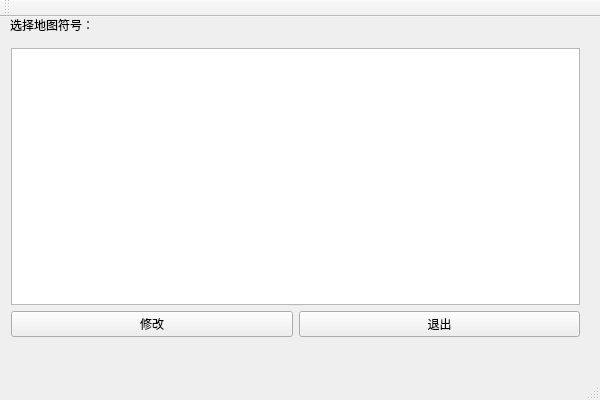
<?xml version="1.0" encoding="UTF-8"?>
<ui version="4.0">
 <class>SymbolModifyClass</class>
 <widget class="QMainWindow" name="SymbolModifyClass">
  <property name="geometry">
   <rect>
    <x>0</x>
    <y>0</y>
    <width>600</width>
    <height>400</height>
   </rect>
  </property>
  <property name="windowTitle">
   <string>SymbolModify</string>
  </property>
  <widget class="QWidget" name="centralWidget">
   <widget class="QWidget" name="layoutWidget">
    <property name="geometry">
     <rect>
      <x>0</x>
      <y>20</y>
      <width>591</width>
      <height>311</height>
     </rect>
    </property>
    <layout class="QVBoxLayout" name="verticalLayout">
     <item>
      <widget class="QListView" name="listView"/>
     </item>
     <item>
      <layout class="QHBoxLayout" name="horizontalLayout">
       <item>
        <widget class="QPushButton" name="buttonModify">
         <property name="text">
          <string>修改</string>
         </property>
        </widget>
       </item>
       <item>
        <widget class="QPushButton" name="buttonExit">
         <property name="text">
          <string>退出</string>
         </property>
        </widget>
       </item>
      </layout>
     </item>
    </layout>
   </widget>
   <widget class="QLabel" name="promptLabel">
    <property name="geometry">
     <rect>
      <x>10</x>
      <y>0</y>
      <width>121</width>
      <height>16</height>
     </rect>
    </property>
    <property name="text">
     <string>选择地图符号：</string>
    </property>
   </widget>
  </widget>
  <widget class="QMenuBar" name="menuBar">
   <property name="geometry">
    <rect>
     <x>0</x>
     <y>0</y>
     <width>600</width>
     <height>30</height>
    </rect>
   </property>
  </widget>
  <widget class="QToolBar" name="mainToolBar">
   <attribute name="toolBarArea">
    <enum>TopToolBarArea</enum>
   </attribute>
   <attribute name="toolBarBreak">
    <bool>false</bool>
   </attribute>
  </widget>
  <widget class="QStatusBar" name="statusBar"/>
 </widget>
 <layoutdefault spacing="6" margin="11"/>
 <resources/>
 <connections/>
</ui>
